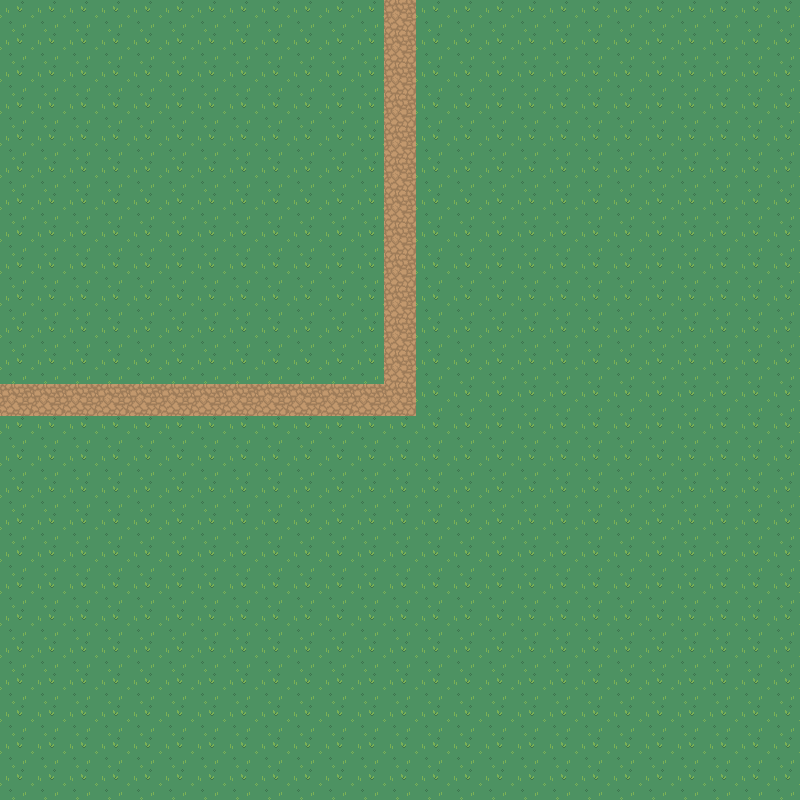

The image is a tile-based game level rendered from a .tmx file. Its description and source (layers, tilesets, objects; grid data summarised) follow:
An orthogonal 50x50 tile map with 16x16 px tiles, 2 tile layers (background, path) and 3 objects (2x tp, player).

<map version="1.10" tiledversion="1.10.2" orientation="orthogonal" renderorder="right-down" width="50" height="50" tilewidth="16" tileheight="16" infinite="0" nextlayerid="5" nextobjectid="4">
 <tileset firstgid="1" source="nature.tsx" />
 <layer id="1" name="background" width="50" height="50">
  <data>[2500 cells, 2500 non-empty, 4 distinct tile ids]</data>
 </layer>
 <layer id="2" name="path" width="50" height="50">
  <data>[2500 cells, 100 non-empty, 4 distinct tile ids]</data>
 </layer>
 <objectgroup id="3" name="tp">
  <object id="1" name="3" type="tp" x="384" y="0" width="32" height="32">
   <properties>
    <property name="collision" type="bool" value="true" />
   </properties>
  </object>
  <object id="2" name="5" type="tp" x="0" y="384" width="32" height="32">
   <properties>
    <property name="collision" type="bool" value="true" />
   </properties>
  </object>
 </objectgroup>
 <objectgroup id="4" name="player">
  <object id="3" name="player" x="396" y="390">
   <point />
  </object>
 </objectgroup>
</map>
